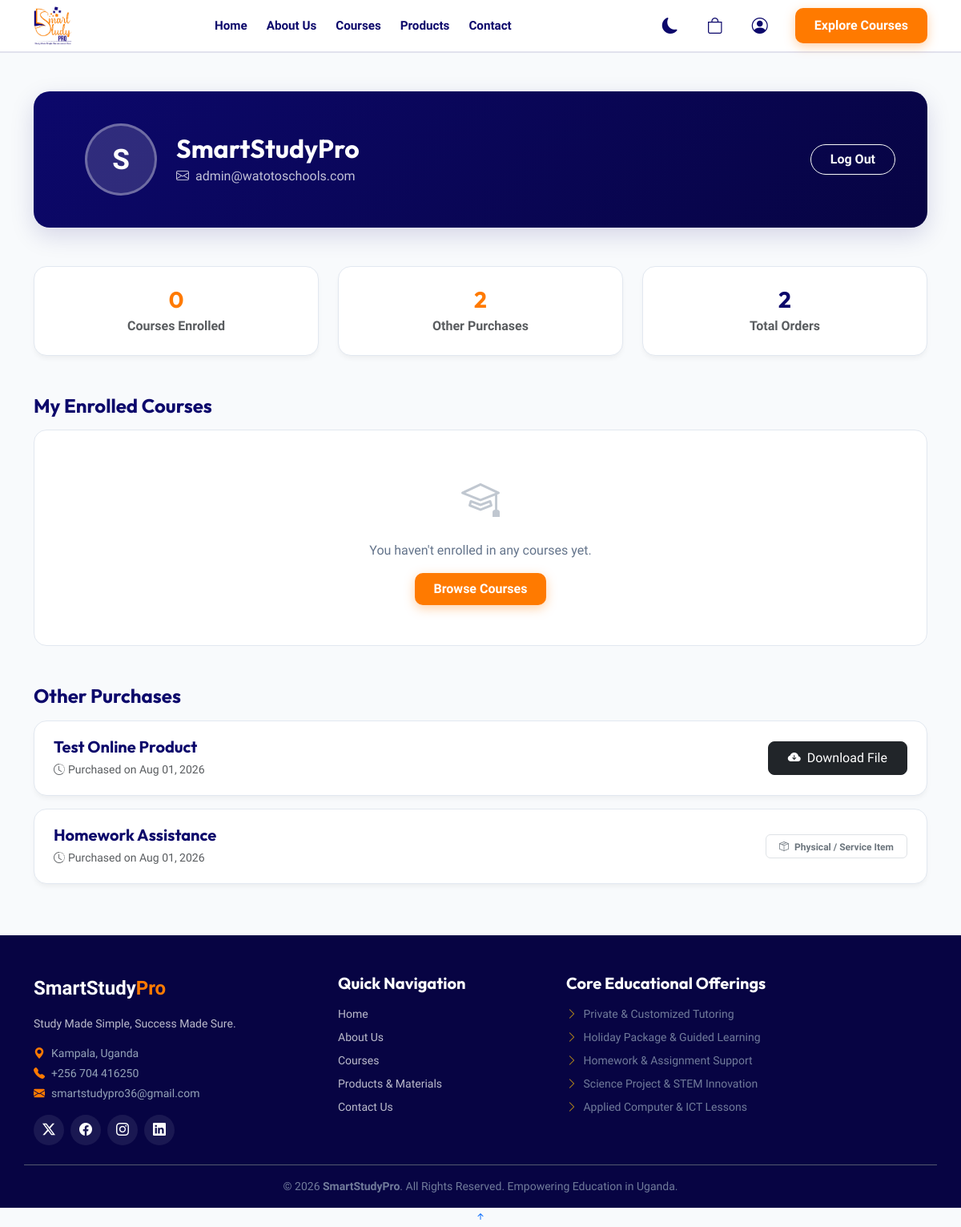
Page /profile.php (signed in) on the earlier database version.
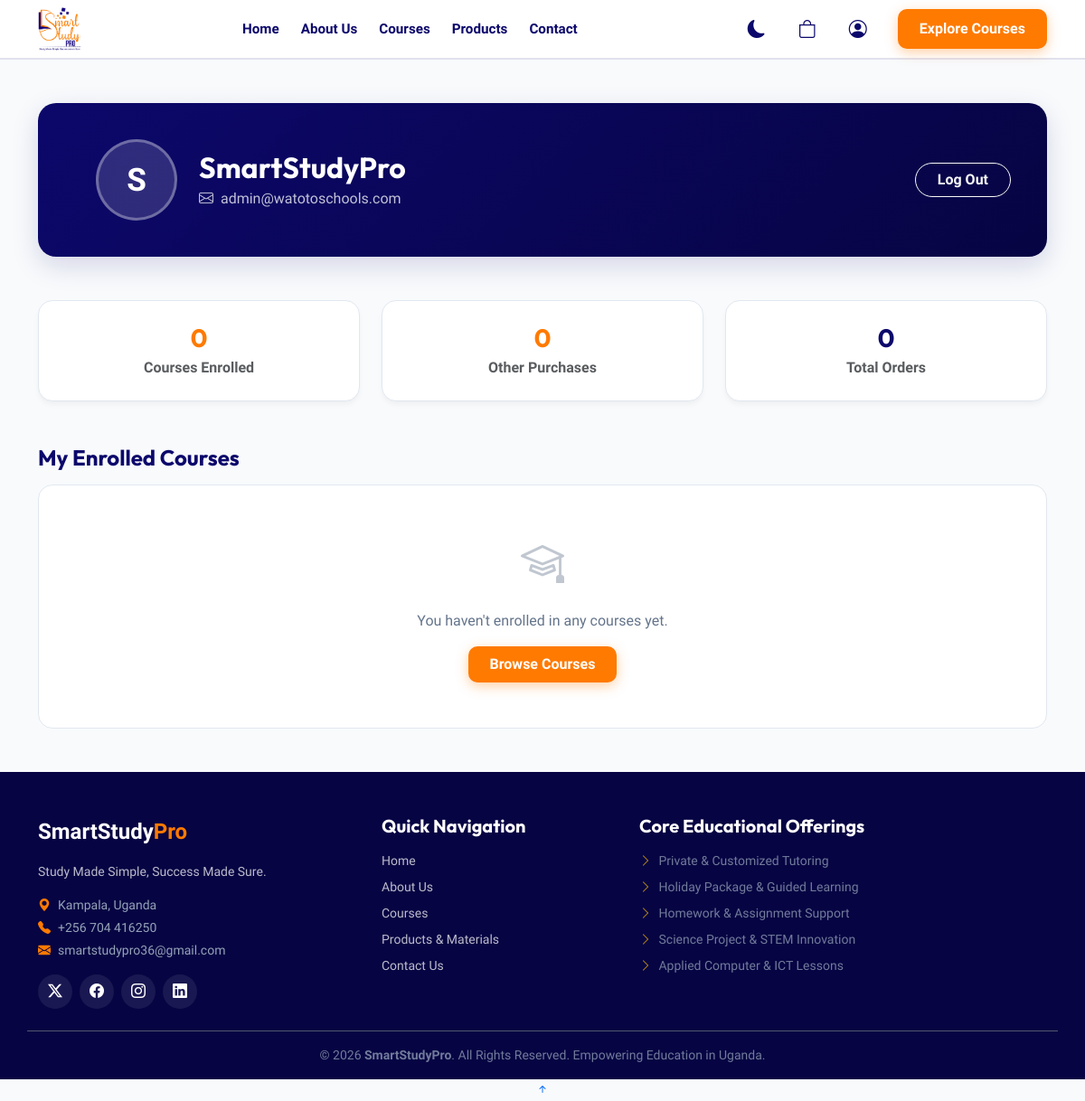
Same page on the later database version.
### tables this page shows
CREATE TABLE users (
        id INTEGER PRIMARY KEY AUTOINCREMENT,
        name TEXT NOT NULL,
        email TEXT NOT NULL UNIQUE,
        password_hash TEXT,
        google_id TEXT,
        avatar TEXT,
        created_at DATETIME DEFAULT CURRENT_TIMESTAMP
    , verification_token VARCHAR(255) NULL, email_verified TINYINT(1) DEFAULT 0);

CREATE TABLE bookings (
    id INTEGER PRIMARY KEY AUTOINCREMENT,
    user_id TEXT,
    name TEXT,
    email TEXT,
    phone TEXT,
    service TEXT,
    date TEXT,
    message TEXT,
    price TEXT
, paid INTEGER DEFAULT 0, file_path TEXT, created_at DATETIME, synced INTEGER DEFAULT 0, account_id INTEGER);

### auth.php (called while the page is built, shortened)
<?php
function auth_db(): PDO {
    static $db = null;
    if ($db !== null) return $db;
    $dir = __DIR__ . "/database";
    $db = new PDO("sqlite:" . $dir . "/bookings.db");
    $db->setAttribute(PDO::ATTR_ERRMODE, PDO::ERRMODE_EXCEPTION);
    $db->exec("CREATE TABLE IF NOT EXISTS users (
        id INTEGER PRIMARY KEY AUTOINCREMENT,
        name TEXT NOT NULL,
        email TEXT NOT NULL UNIQUE,
        password_hash TEXT,
        google_id TEXT,
        avatar TEXT,
        created_at DATETIME DEFAULT CURRENT_TIMESTAMP
    )");
    return $db;
}
function current_user(): ?array {
    static $cache = null;
    if ($cache !== null) return $cache ?: null;
    $stmt = auth_db()->prepare("SELECT id, name, email, avatar, google_id FROM users WHERE id = :id");
    $stmt->execute([':id' => $_SESSION['user_id']]);
    $user = $stmt->fetch(PDO::FETCH_ASSOC);
    $cache = $user ?: false;
    return $user ?: null;
}
function is_logged_in(): bool {
    return current_user() !== null;
}
function require_login(): void {
    if (!is_logged_in()) {
        $redirect = urlencode($_SERVER['REQUEST_URI'] ?? 'profile.php');
        header("Location: login.php?redirect=" . $redirect);
        exit;
    }
}

### profile.php (the view, shortened to what this page needs)
<?php
require_once 'auth.php';
require_login();
$user = current_user();
$db = auth_db();
$stmt = $db->prepare("
    SELECT * FROM bookings
    WHERE paid = 1 AND (account_id = :account_id OR email = :email)
    ORDER BY created_at DESC
");
$stmt->execute([':account_id' => $user['id'], ':email' => $user['email']]);
$purchases = $stmt->fetchAll(PDO::FETCH_ASSOC);
$courses = [];
$otherItems = [];
foreach ($purchases as $item) {
    if (stripos($item['service'], 'Course') !== false) {
        $courses[] = $item;
    } else {
        $otherItems[] = $item;
    }
}
$initials = strtoupper(substr(trim($user['name']), 0, 1) ?: 'U');
$phone   = '+256 704 416250';
$email   = 'smartstudypro36@gmail.com';
$address = 'Kampala, Uganda';
?>
<!DOCTYPE html>
<html lang="en">
<head>
  <link href="assets/vendor/bootstrap/css/bootstrap.min.css" rel="stylesheet">
  <link href="assets/vendor/bootstrap-icons/bootstrap-icons.css" rel="stylesheet">
  <link href="assets/vendor/aos/aos.css" rel="stylesheet">
  <link href="assets/vendor/glightbox/css/glightbox.min.css" rel="stylesheet">
  <link href="assets/vendor/swiper/swiper-bundle.min.css" rel="stylesheet">
</head>
<body class="profile-page">
 <?php include 'nav.php'; ?>
  <main class="container py-5">
    <div class="profile-hero d-flex align-items-center flex-wrap gap-4 mb-5" data-aos="fade-up">
      <div class="avatar-wrapper" onclick="document.getElementById('avatarFileInput').click();" title="Click to upload custom avatar">
        <div class="avatar-circle" id="avatarContainer">
          <?php if (!empty($user['avatar'])): ?>
            <img src="<?= htmlspecialchars($user['avatar']) ?>" alt="Avatar" onerror="this.remove(); document.getElementById('avatarContainer').textContent='<?= htmlspecialchars($initials) ?>';">
          <?php else: ?>
            <?= htmlspecialchars($initials) ?>
          <?php endif; ?>
        </div>
      </div>
      <div class="flex-grow-1">
        <h2 class="fw-bold mb-1"><?= htmlspecialchars($user['name']) ?></h2>
        <p class="mb-0 opacity-75"><i class="bi bi-envelope me-1"></i> <?= htmlspecialchars($user['email']) ?></p>
      </div>
      <a href="logout.php" class="btn btn-outline-light rounded-pill px-4 fw-semibold text-decoration-none">Log Out</a>
    </div>
    <div class="row g-4 mb-5" data-aos="fade-up" data-aos-delay="100">
      <div class="col-md-4">
        <div class="ssp-stat-card">
          <h3 class="fw-bold mb-1" style="color: var(--ssp-orange);"><?= count($courses) ?></h3>
          <p class="text-muted mb-0 fw-semibold">Courses Enrolled</p>
        </div>
      </div>
      <div class="col-md-4">
        <div class="ssp-stat-card">
          <h3 class="fw-bold mb-1" style="color: var(--ssp-orange);"><?= count($otherItems) ?></h3>
          <p class="text-muted mb-0 fw-semibold">Other Purchases</p>
        </div>
      </div>
      <div class="col-md-4">
        <div class="ssp-stat-card">
          <h3 class="fw-bold mb-1 ssp-heading-title"><?= count($purchases) ?></h3>
          <p class="text-muted mb-0 fw-semibold">Total Orders</p>
        </div>
      </div>
    </div>
    <div data-aos="fade-up" data-aos-delay="200">
      <h4 class="fw-bold mb-3 ssp-heading-title">My Enrolled Courses</h4>
      <?php if (empty($courses)): ?>
        <div class="empty-state">
          <i class="bi bi-mortarboard" style="font-size: 3rem; opacity: 0.4;"></i>
          <p class="mt-3 mb-3">You haven't enrolled in any courses yet.</p>
          <a href="courses.php" class="btn-ssp-primary text-decoration-none px-4 py-2 d-inline-block">Browse Courses</a>
        </div>
      <?php endif; ?>
    </div>
    <?php if (!empty($otherItems)): ?>
      <div class="mt-5" data-aos="fade-up" data-aos-delay="300">
        <h4 class="fw-bold mb-3 ssp-heading-title">Other Purchases</h4>
        <?php foreach ($otherItems as $o): ?>
          <div class="ssp-item-card flex-wrap gap-3">
            <div>
              <h5 class="fw-bold mb-1 ssp-heading-title"><?= htmlspecialchars($o['service']) ?></h5>
              <small class="text-muted"><i class="bi bi-clock-history me-1"></i>Purchased on <?= htmlspecialchars(date('M d, Y', strtotime($o['created_at']))) ?></small>
            </div>
            <?php if (!empty($o['file_path'])): ?>
              <a href="download.php?file=<?= urlencode($o['file_path']) ?>" class="btn btn-dark rounded-3 px-4 py-2 text-decoration-none">
                <i class="bi bi-cloud-arrow-down-fill me-1"></i> Download File
              </a>
            <?php else: ?>
              <span class="badge bg-white text-secondary border px-3 py-2 rounded-2"><i class="bi bi-box-seam me-1"></i> Physical / Service Item</span>
            <?php endif; ?>
          </div>
        <?php endforeach; ?>
      </div>
    <?php endif; ?>
  </main>
  <footer id="footer" class="ssp-footer pt-5 pb-3">
    <div class="container footer-top mb-4">
      <div class="row gy-4">
        <div class="col-lg-4 col-md-6">
          <a href="index.php" class="ssp-footer-brand text-decoration-none mb-3 d-inline-block">
            SmartStudy<span>Pro</span>
          </a>
          <p class="small text-light opacity-75 mb-3">Study Made Simple, Success Made Sure.</p>
          <div class="small mb-3">
            <p class="mb-1"><i class="bi bi-geo-alt-fill me-2" style="color: var(--ssp-orange);"></i><?= htmlspecialchars($address) ?></p>
            <p class="mb-1"><i class="bi bi-telephone-fill me-2" style="color: var(--ssp-orange);"></i><?= htmlspecialchars($phone) ?></p>
            <p class="mb-1"><i class="bi bi-envelope-fill me-2" style="color: var(--ssp-orange);"></i><?= htmlspecialchars($email) ?></p>
          </div>
          <div class="d-flex gap-2">
            <a href="#" class="social-icon-btn"><i class="bi bi-twitter-x"></i></a>
            <a href="#" class="social-icon-btn"><i class="bi bi-facebook"></i></a>
            <a href="#" class="social-icon-btn"><i class="bi bi-instagram"></i></a>
            <a href="#" class="social-icon-btn"><i class="bi bi-linkedin"></i></a>
          </div>
        </div>
        <div class="col-lg-3 col-md-3">
          <h5 class="text-white fw-bold mb-3">Quick Navigation</h5>
          <ul class="list-unstyled small">
            <li class="mb-2"><a href="index.php" class="text-decoration-none text-light opacity-75">Home</a></li>
            <li class="mb-2"><a href="about.php" class="text-decoration-none text-light opacity-75">About Us</a></li>
            <li class="mb-2"><a href="courses.php" class="text-decoration-none text-light opacity-75">Courses</a></li>
            <li class="mb-2"><a href="products.php" class="text-decoration-none text-light opacity-75">Products & Materials</a></li>
            <li class="mb-2"><a href="contact.php" class="text-decoration-none text-light opacity-75">Contact Us</a></li>
          </ul>
        </div>
        <div class="col-lg-5 col-md-3">
          <h5 class="text-white fw-bold mb-3">Core Educational Offerings</h5>
          <ul class="list-unstyled small opacity-75">
            <li class="mb-2"><i class="bi bi-chevron-right text-warning me-1"></i> Private & Customized Tutoring</li>
            <li class="mb-2"><i class="bi bi-chevron-right text-warning me-1"></i> Holiday Package & Guided Learning</li>
            <li class="mb-2"><i class="bi bi-chevron-right text-warning me-1"></i> Homework & Assignment Support</li>
            <li class="mb-2"><i class="bi bi-chevron-right text-warning me-1"></i> Science Project & STEM Innovation</li>
            <li class="mb-2"><i class="bi bi-chevron-right text-warning me-1"></i> Applied Computer & ICT Lessons</li>
          </ul>
        </div>
      </div>
    </div>
    <div class="container text-center border-top border-secondary pt-3 mt-3 opacity-75 small">
      <p class="mb-0">&copy; <?= date('Y') ?> <strong>SmartStudyPro</strong>. All Rights Reserved. Empowering Education in Uganda.</p>
    </div>
  </footer>
  <a href="#" id="scroll-top" class="scroll-top d-flex align-items-center justify-content-center text-decoration-none"><i class="bi bi-arrow-up-short"></i></a>
</body>
</html>

### nav.php (shortened to what this page needs)
<header id="header" class="header ssp-header d-flex align-items-center sticky-top py-2" style="z-index: 10000;">
  <div class="container-fluid container-xl position-relative d-flex align-items-center justify-content-between">
    <a href="index.php" class="logo d-flex align-items-center me-auto me-xl-0 text-decoration-none">
      <img src="Smart_Study_Logo_Fin-removebg-preview.png" alt="SmartStudyPro Logo" height="48" class="img-fluid" style="max-height: 48px;">
    </a>
    <nav id="navmenu" class="navmenu">
      <ul>
        <li><a href="index.php" class="<?= (basename($_SERVER['PHP_SELF']) == 'index.php') ? 'active' : '' ?>">Home</a></li>
        <li><a href="about.php" class="<?= (basename($_SERVER['PHP_SELF']) == 'about.php') ? 'active' : '' ?>">About Us</a></li>
        <li><a href="courses.php" class="<?= (basename($_SERVER['PHP_SELF']) == 'courses.php') ? 'active' : '' ?>">Courses</a></li>
        <li><a href="products.php" class="<?= (basename($_SERVER['PHP_SELF']) == 'products.php') ? 'active' : '' ?>">Products</a></li>
        <li><a href="contact.php" class="<?= (basename($_SERVER['PHP_SELF']) == 'contact.php') ? 'active' : '' ?>">Contact</a></li>
      </ul>
    </nav>
    <div class="d-flex align-items-center gap-2 gap-sm-3">
      <button type="button" id="theme-toggle" class="header-icon-link fs-5" aria-label="Toggle Dark/Light Mode" title="Toggle Theme">
        <i id="theme-toggle-icon" class="bi bi-moon-fill"></i>
      </button>
      <a href="cart.php" class="header-icon-link fs-5 text-decoration-none" title="Shopping Cart">
        <i class="bi bi-bag"></i>
      </a>
      <a href="profile.php" class="header-icon-link fs-5 text-decoration-none" title="My Profile">
        <i class="bi bi-person-circle"></i>
      </a>
      <a class="btn-ssp-primary d-none d-sm-inline-block text-decoration-none ms-1 ms-sm-2" href="courses.php">Explore Courses</a>
    </div>
  </div>
</header>

### profile.php (style rules this page uses)
:root { --ssp-navy: #0C086B; --ssp-navy-dark: #070443; --ssp-orange: #FF7A00; --ssp-orange-hover: #E06B00; --ssp-bg-soft: #F8FAFC; --ssp-text-main: #1E293B; --ssp-text-muted: #64748B; --ssp-card-bg: #FFFFFF; --ssp-border-color: #E2E8F0; }
body { font-family: 'Plus Jakarta Sans', sans-serif; color: var(--ssp-text-main); background-color: var(--ssp-bg-soft); transition: background-color 0.3s ease, color 0.3s ease; }
h1, h2, h3, h4, h5, .brand-font { font-family: 'Outfit', sans-serif; }
.ssp-header { background: rgba(255, 255, 255, 0.95); backdrop-filter: blur(12px); border-bottom: 2px solid rgba(12, 8, 107, 0.08); transition: all 0.3s ease; }
.navmenu ul { list-style: none !important; margin: 0 !important; padding: 0 !important; display: flex !important; align-items: center !important; gap: 24px; }
.navmenu ul li { list-style: none !important; margin: 0 !important; padding: 0 !important; }
.navmenu ul li a { color: var(--ssp-navy); font-weight: 600; font-size: 0.95rem; text-decoration: none !important; display: inline-block; white-space: nowrap; transition: color 0.2s ease; }
.btn-ssp-primary { background-color: var(--ssp-orange); color: #FFFFFF; font-weight: 700; border-radius: 10px; padding: 10px 24px; border: none; box-shadow: 0 4px 14px rgba(255, 122, 0, 0.35); transition: all 0.25s ease; }
.profile-hero { background: linear-gradient(135deg, var(--ssp-navy) 0%, var(--ssp-navy-dark) 100%); border-radius: 20px; color: #FFFFFF; padding: 40px; box-shadow: 0 10px 30px rgba(12, 8, 107, 0.15); }
.avatar-wrapper { position: relative; cursor: pointer; }
.avatar-circle { width: 90px; height: 90px; border-radius: 50%; background: rgba(255,255,255,0.15); display: flex; align-items: center; justify-content: center; font-size: 2.2rem; font-weight: 700; color: #FFFFFF; border: 3px solid rgba(255,255,255,0.3); overflow: hidden; position: relative; }
.ssp-stat-card { background: var(--ssp-card-bg); border-radius: 16px; padding: 24px; border: 1px solid var(--ssp-border-color); box-shadow: 0 4px 6px -1px rgba(0,0,0,0.05); text-align: center; transition: background-color 0.3s ease, border-color 0.3s ease; }
.empty-state { text-align: center; padding: 50px 20px; color: var(--ssp-text-muted); background: var(--ssp-card-bg); border-radius: 16px; border: 1px solid var(--ssp-border-color); transition: background-color 0.3s ease, border-color 0.3s ease; }
.ssp-heading-title { color: var(--ssp-navy); }
.ssp-footer { background-color: var(--ssp-navy-dark); color: #94A3B8; }
.ssp-footer-brand { color: #FFFFFF; font-size: 1.5rem; font-weight: 800; }
.ssp-footer-brand span { color: var(--ssp-orange); }
.social-icon-btn { width: 38px; height: 38px; display: inline-flex; align-items: center; justify-content: center; border-radius: 50%; background: rgba(255, 255, 255, 0.08); color: #FFFFFF; transition: all 0.2s ease; text-decoration: none; }
.ssp-item-card { background: var(--ssp-card-bg); border-radius: 16px; padding: 20px 24px; border: 1px solid var(--ssp-border-color); box-shadow: 0 4px 6px -1px rgba(0,0,0,0.05); display: flex; justify-content: space-between; align-items: center; margin-bottom: 16px; transition: all 0.25s ease; }

### nav.php (style rules this page uses)
.ssp-header { background: var(--ssp-header-bg, rgba(255, 255, 255, 0.98)); backdrop-filter: blur(12px); border-bottom: 2px solid rgba(12, 8, 107, 0.12); transition: background-color 0.3s ease, border-color 0.3s ease; }
.navmenu ul { list-style: none !important; margin: 0 !important; padding: 0 !important; }
.navmenu ul li { list-style: none !important; margin: 0 !important; padding: 0 !important; }
.navmenu ul li a { color: var(--ssp-navy, #0C086B); font-weight: 700; font-size: 0.95rem; text-decoration: none !important; display: inline-block; white-space: nowrap; transition: color 0.2s ease; }
@media (min-width: 1200px) { .navmenu ul { display: flex !important; align-items: center !important; gap: 24px; } }
.header-icon-link { color: var(--ssp-navy, #0C086B); padding: 6px 10px; border-radius: 8px; transition: background-color 0.2s ease, color 0.2s ease; display: inline-flex; align-items: center; justify-content: center; position: relative; z-index: 10005; background: transparent; border: none; cursor: pointer; }

Differences in the rows shown:
removed bookings: service "Test Online Product", created_at "Aug 01, 2026"
removed bookings: service "Homework Assistance", created_at "Aug 01, 2026", file_path "Physical / Service Item"
Other differences:
count($otherItems): "2" → "0"
count($purchases): "2" → "0"
text no longer shown: "Other Purchases"
